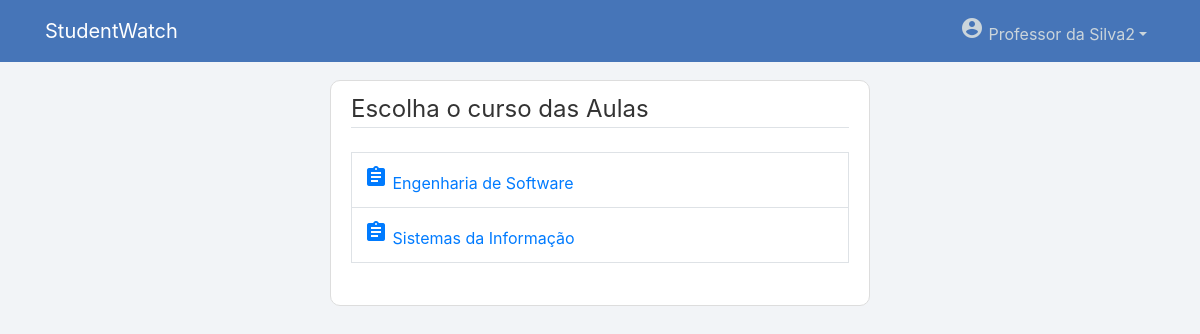
The page /filtrarAula/ (signed in) on the database its author committed.
### users/models.py (models this page shows, shortened)
class User(AbstractUser):
    username = models.EmailField(_('username'), unique=False)
    email = models.EmailField(_('email address'), unique=True)
    tipo = models.CharField(max_length=100)

### manager/models.py (models this page shows, shortened)
class Curso(models.Model):
    nome = models.CharField(max_length=100)
    descricao = models.TextField(max_length=500)
    coordenador = models.ForeignKey(CoordenadorProfile, on_delete=models.SET_NULL, null=True)

### manager/views.py (the view)
# urls.py: path('filtrarAula/', views.filtrarAula, name='filtrarAula'),
@login_required
@permission_required("manager.view_aula", raise_exception=True)
def filtrarAula(request):
    if request.user.tipo == "Coordenador":
        cursos = Curso.objects.filter(coordenador = request.user.coordenador_profile.id)
    else:
        cursos = Curso.objects.all()
    if(cursos == [] or not cursos):
        cursos = None
        messages.warning(request, f"Não há cursos")
    context = {
        'cursos': cursos,
    }
    return render(request, 'manager/filtrar-aula.html', context)

### manager/templates/manager/filtrar-aula.html
{% extends "page/base.html" %}
{% block content %}
    <div class="content-section">
        <fieldset class="form-group">
            <legend class="border-bottom mb-4">Escolha o curso das Aulas</legend>
            <table class="table table-bordered">
                {% for curso in cursos %}
                <tr>
                    <td>
                        <a href="{% url 'gerenciarAula' curso.id %}"><span class="material-icons">assignment</span> {{ curso.nome }}</a>
                    </td>
                </tr>
                {% endfor %}
            </table>
        </fieldset>
    </div>
{% endblock content %}

### page/templates/page/base.html (shortened to what this page needs)
{% load static %}
<!DOCTYPE html>
<html lang="en">
<head>
    <link rel="stylesheet" href="https://stackpath.bootstrapcdn.com/bootstrap/4.1.3/css/bootstrap.min.css">
    <link rel="stylesheet" type="text/css" href="{% static 'page/main.css' %}">
    <link rel="stylesheet" href="https://code.jquery.com/ui/1.12.1/themes/base/jquery-ui.css" />
</head>
<body>
    <header class="site-header">
        <nav class="navbar navbar-expand-md navbar-dark bg-steel fixed-top">
          <div class="container">
            {% if user.is_authenticated and user.is_staff %}
              <a class="navbar-brand mr-4" href="{% url 'page-home' %}">StudentWatch | <b>Admin</b></a>
            {% else %}
              <a class="navbar-brand mr-4" href="{% url 'page-home' %}">StudentWatch</a>
            {% endif %}
            <div class="collapse navbar-collapse" id="navbarToggle">
              <div class="navbar-nav">
                {% if user.is_authenticated %}
                  <div class="nav-item dropdown">
                    <a class="nav-link dropdown-toggle" data-toggle="dropdown" href="#" role="button" aria-haspopup="true" aria-expanded="false"><span class="material-icons">account_circle</span> {{ user.first_name }} {{ user.last_name }}</a>
                  </div>
                {% else %}
                  <a class="nav-item nav-link" href="{% url 'login' %}"><span class="material-icons">login</span></a>
                {% endif %}
              </div>
            </div>
          </div>
        </nav>
    </header>
    <main role="main" class="container">
        <div class="row">
          <div class="col-sm-3"></div>
          <div class="col-md-6">
            {% block content %}{% endblock %}
          </div>
          <div class="col-sm-3"></div>
        </div>
      </main>
</body>
</html>

### page/static/page/main.css (style rules this page uses)
body { background: #f2f4f7; color: #333333; margin-top: 5rem; }
.bg-steel { background-color: #4675b8; }
.site-header .navbar-nav .nav-link { color: #cbd5db; }
.content-section { background: #ffffff; padding: 10px 20px; border: 1px solid #dddddd; border-radius: 10px; margin-bottom: 20px; }

### rows shown on the page
User: first_name "Professor", last_name "da Silva2"
Curso: nome "Engenharia de Software"
Curso: nome "Sistemas da Informação"
